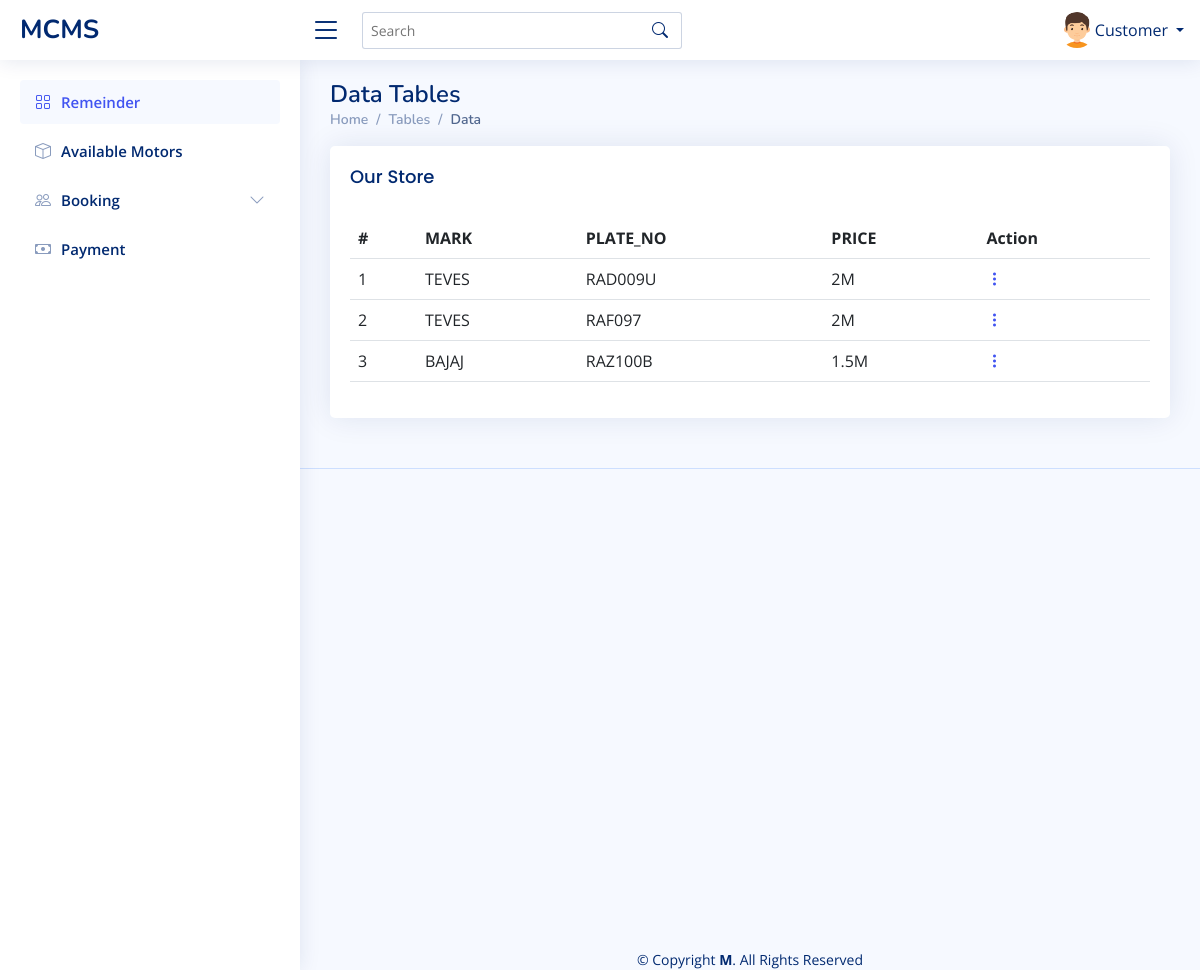
Screenshot of /Dashboard/Customer/available_store.php (signed in) with the database file from the repository.
### tables this page shows
CREATE TABLE `store` (
  `s_id` int(11) NOT NULL,
  `mark` varchar(250) NOT NULL,
  `plate_no` varchar(100) NOT NULL,
  `status` varchar(100) NOT NULL,
  `price` varchar(100) NOT NULL,
  `requ` varchar(100) NOT NULL,
  `appr` int(11) NOT NULL,
  `datestored` timestamp NOT NULL DEFAULT current_timestamp() ON UPDATE current_timestamp(),
  `stat` varchar(200) NOT NULL DEFAULT 'Normal'
);

### Dashboard/Customer/available_store.php (the view, shortened to what this page needs)
<?php
            include 'navbar.php';
?>
  <main id="main" class="main">
    <div class="pagetitle">
      <h1>Data Tables</h1>
      <nav>
        <ol class="breadcrumb">
          <li class="breadcrumb-item"><a href="index.php">Home</a></li>
          <li class="breadcrumb-item">Tables</li>
          <li class="breadcrumb-item active">Data</li>
        </ol>
      </nav>
    </div>
    <section class="section">
      <div class="row">
        <div class="col-lg-12">
          <div class="card">
            <div class="card-body">
              <h5 class="card-title">Our Store</h5>
              <?php
          echo"
              <table class='table datatable'>
                <thead>
                  <tr>
                    <th scope='col'>#</th>
                    <th scope='col'>MARK</th>
                    <th scope='col'>PLATE_NO</th>
                    <th scope='col'>PRICE</th>
                    <th scope='col'>Action</th>
                    </thead>";
                $count = 1;
                $status="NOT PAID";
                $requ="Approved";
                $fetch = mysqli_query($conn,"select * from store where  requ!='$requ' and status='$status' and stat='Normal'");
                while($row = mysqli_fetch_array($fetch))
                {
                 echo"<tr>";
                 echo"<td>".$count."</td>";
                 echo"<td>".$row['mark']."</td>";
                 echo"<td>".$row['plate_no']."</td>";
                 echo"<td>".$row['price']."</td>";
                 echo"<td class='text-right'>".
						"<div class='dropdown'>
						<a href='#' class='action-icon bi bi-three-dots-vertical' data-bs-toggle='dropdown'></a>
						<div class='dropdown-menu dropdown-menu-right'>
						<a class='dropdown-item' href=view_store.php?s_id=".$row['s_id']."><i class='bi bi-pencil'></i>View</a>".
            "</td>";
            $count = $count + 1;
          }
echo"</table>";
?>
            </div>
          </div>
        </div>
      </div>
    </section>
  </main>
  <?php
  include "../footer.php"
  ?>

### Dashboard/Customer/assets/css/style.css (style rules this page uses)
:root { scroll-behavior: smooth; }
body { font-family: "Open Sans", sans-serif; background: #f6f9ff; color: #444444; }
a { color: #4154f1; text-decoration: none; }
h1, h2, h3, h4, h5, h6 { font-family: "Nunito", sans-serif; }
#main { margin-top: 60px; padding: 20px 30px; transition: all 0.3s; }
.pagetitle { margin-bottom: 10px; }
.pagetitle h1 { font-size: 24px; margin-bottom: 0; font-weight: 600; color: #012970; }
.card { margin-bottom: 30px; border: none; border-radius: 5px; box-shadow: 0px 0 30px rgba(1, 41, 112, 0.1); }
.card-title { padding: 20px 0 15px 0; font-size: 18px; font-weight: 500; color: #012970; font-family: "Poppins", sans-serif; }
.card-body { padding: 0 20px 20px 20px; }
.breadcrumb { font-size: 14px; font-family: "Nunito", sans-serif; color: #899bbd; font-weight: 600; }
.breadcrumb a { color: #899bbd; transition: 0.3s; }
.breadcrumb .breadcrumb-item::before { color: #899bbd; }
.breadcrumb .active { color: #51678f; font-weight: 600; }
@media (min-width: 1200px) { #main, #footer { margin-left: 300px; } }

### rows the page displays
store: mark "TEVES", plate_no "RAD009U", price "2M"
store: mark "TEVES", plate_no "RAF097", price "2M"
store: mark "BAJAJ", plate_no "RAZ100B", price "1.5M"

### other values shown
$_SESSION['account_type'] "Customer"
